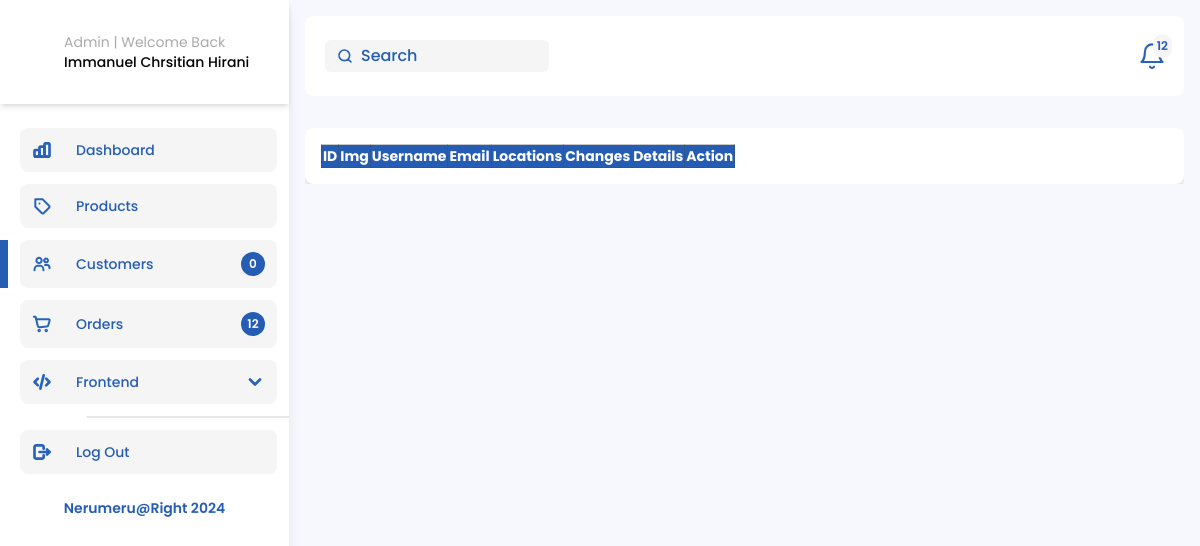
/Admin-Customer.php, run on an earlier commit of the app's database.
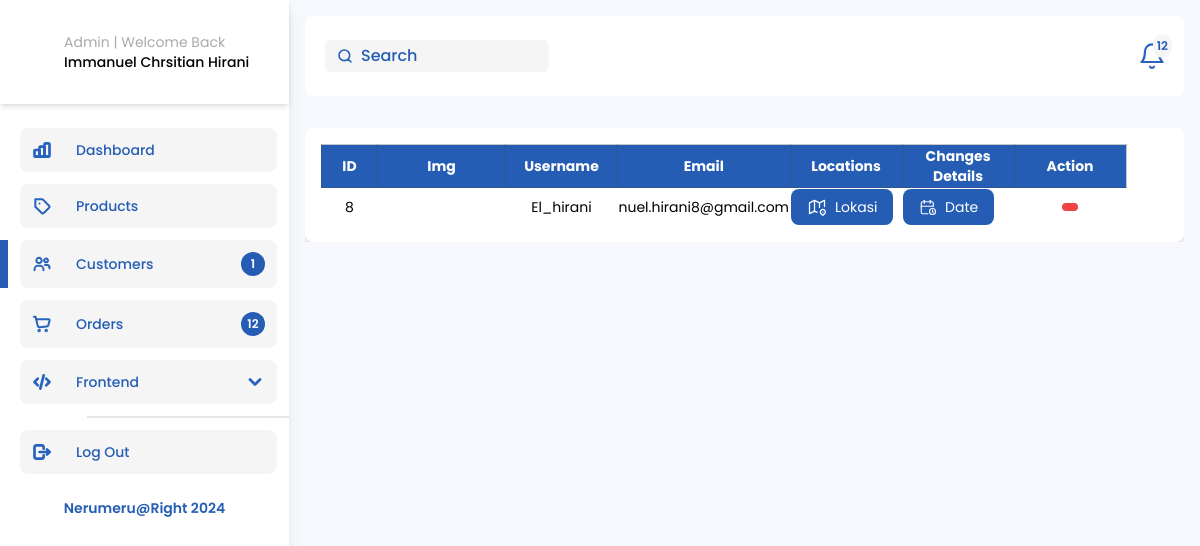
And on a later commit of the database.
### tables this page shows
CREATE TABLE `user` (
  `user_id` int(11) NOT NULL,
  `user_name` varchar(100) NOT NULL,
  `user_password` varchar(100) NOT NULL,
  `user_locations` varchar(1000) NOT NULL,
  `user_phone` varchar(100) NOT NULL,
  `user_username` varchar(100) NOT NULL,
  `user_email` varchar(100) NOT NULL,
  `user_img` varchar(1000) NOT NULL,
  `insert_date` datetime NOT NULL DEFAULT current_timestamp(),
  `lastUpdate_date` datetime NOT NULL DEFAULT current_timestamp()
);

### function.php (called while the page is built, shortened)
<?php
$conn = mysqli_connect('localhost', 'root', '', 'nerumeru');
function query($query)
{
    global $conn;
    $result = mysqli_query($conn, $query);
    $rows = [];
    foreach ($result as $row) {
        $rows[] = $row;
    }
    return $rows;
}

### Admin-Customer.php (the view, shortened to what the changed rows need)
<?php
require "function.php";
$Users = query("SELECT * FROM user");
?>
<!doctype html>
<html lang="en">
<head>
  <link rel="stylesheet" href="./css/output.css" />
  <link rel="stylesheet" href="https://cdn.jsdelivr.net/npm/swiper@10/swiper-bundle.min.css" />
  <link rel="stylesheet" href="https://cdn.jsdelivr.net/npm/swiper@10/swiper-bundle.min.css" />
  <link rel="stylesheet" href="https://cdn.jsdelivr.net/npm/@tabler/icons-webfont@latest/tabler-icons.min.css" />
  <link href="https://cdn.datatables.net/1.13.3/css/jquery.dataTables.min.css" rel="stylesheet" />
  <link href="https://cdn.datatables.net/buttons/2.3.5/css/buttons.dataTables.min.css" rel="stylesheet" />
</head>
<body>
  <main class="my-0">
    <section class="admin relative h-screen overflow-hidden my-0">
      <div class="flex items-start justify-between">
        <?php include("sidebar.admin.php"); ?>
        <div class="flex flex-col gap-4 container">
          <div class="max-h-screen w-full overflow-y-auto">
            <div id="UserData" class="container BoxTableData bg-white rounded-lg shadow-md 3xl:h-fit 2xl:h-fit overflow-y-auto mt-4">
              <table id="myTable2" class="myTableDisplay 3xl:text-lg text-sm py-6 display nowrap table hover order-column row-border stripe">
                <thead>
                  <tr class="bg-blue-Neru text-white">
                    <th class="border-[1px] border-black-neru border-opacity-30">ID</th>
                    <th class="border-[1px] border-black-neru border-opacity-30">Img</th>
                    <th class="border-[1px] border-black-neru border-opacity-30">Username</th>
                    <th class="border-[1px] border-black-neru border-opacity-30">Email</th>
                    <th class="border-[1px] border-black-neru border-opacity-30">Locations</th>
                    <th class="border-[1px] border-black-neru border-opacity-30">Changes Details </th>
                    <th class="border-[1px] border-black-neru border-opacity-30">Action</th>
                  </tr>
                </thead>
                <tbody>
                  <?php foreach ($Users as $user) : ?>
                    <tr class="text-center">
                      <td class="w-14"><?= $user["user_id"] ?></td>
                      <td class="w-32"><img src="img/<?= $user["user_img"] ?>" class="w-[60%] object-contain mx-auto" alt="" /></td>
                      <td class="w-28"><?= $user["user_username"] ?></td>
                      <td class="w-28"><?= $user["user_email"] ?></td>
                      <td class="w-28">
                        <a href="Admin-userLocations.php?user_id=<?= $user["user_id"]  ?>" type="submit" class="flex items-center justify-center w-fit gap-2 px-4 bg-blue-Neru py-2 text-sm rounded-lg text-white" name="submit_location">
                          Lokasi
                        </a>
                      </td>
                      <td class="w-28">
                        <button data-target="#userInfo<?= $user["user_id"] ?>" class="flex gap-2 items-center cursor-pointer DateDetailToggler bg-blue-Neru py-2 px-4  text-sm rounded-lg text-white">
                          Date
                        </button>
                      </td>
                      <td class="w-28">
                        <span class="flex items-center gap-2 justify-center">
                          <a onclick="return confirm('Apakah Anda yakin ingin menghapus data ini?')" href="hapus.php?user_id=<?= $user["user_id"] ?>" class="HapusDataToggler text-white bg-red-500 px-2 py-1 rounded-full text-2xl cursor-pointer "><i class="ti ti-trash"></i></a>
                        </span>
                      </td>
                    </tr>
                  <?php endforeach; ?>
                </tbody>
              </table>
            </div>
          </div>
        </div>
    </section>
  </main>
</body>
</html>

### sidebar.admin.php (shortened to what the changed rows need)
<div class="relative hidden h-screen shadow-lg lg:block w-96">
  <div id="SidebarAdmin" class="h-full bg-white">
    <nav class="mt-6 pb-5">
      <div class="flex flex-col gap-3">
        <div class="flex flex-col CustomerNav  navBarAdmin cursor-pointer items-center justify-start w-full px-3 text-gray-800 border-l-8 border-blue-Neru border-opacity-0 transition-all ease-in-out duration-300 dark:text-white" href="#">
          <span onclick="window.location.href ='Admin-Customer.php';" class="mx-2 text-sm font-medium w-full p-3 bg-white-neru rounded-lg flex items-center gap-6">
            <?php
            $query = "SELECT COUNT(*) AS total_users FROM user";
            $result = mysqli_query($conn, $query);
            if ($result) {
              $row = mysqli_fetch_assoc($result);
              $total_users = $row['total_users'];
              echo '<div class="badge bg-blue-Neru rounded-full flex items-center justify-center w-6 h-6 ms-auto">';
              echo '<h6 class="text-xs text-white font-semibold">' . $total_users . '</h6>';
              echo '</div>';
            } else {
              echo "Gagal melakukan query: " . mysqli_error($conn);
            }
            ?>
          </span>
        </div>
      </div>
    </nav>
  </div>
</div>

What changed in the data, as far as the page shows it:
added user: user_id "8", user_username "El_hirani", user_email "nuel.hirani8@gmail.com"
Also different on the page:
$total_users: "0" → "1"
